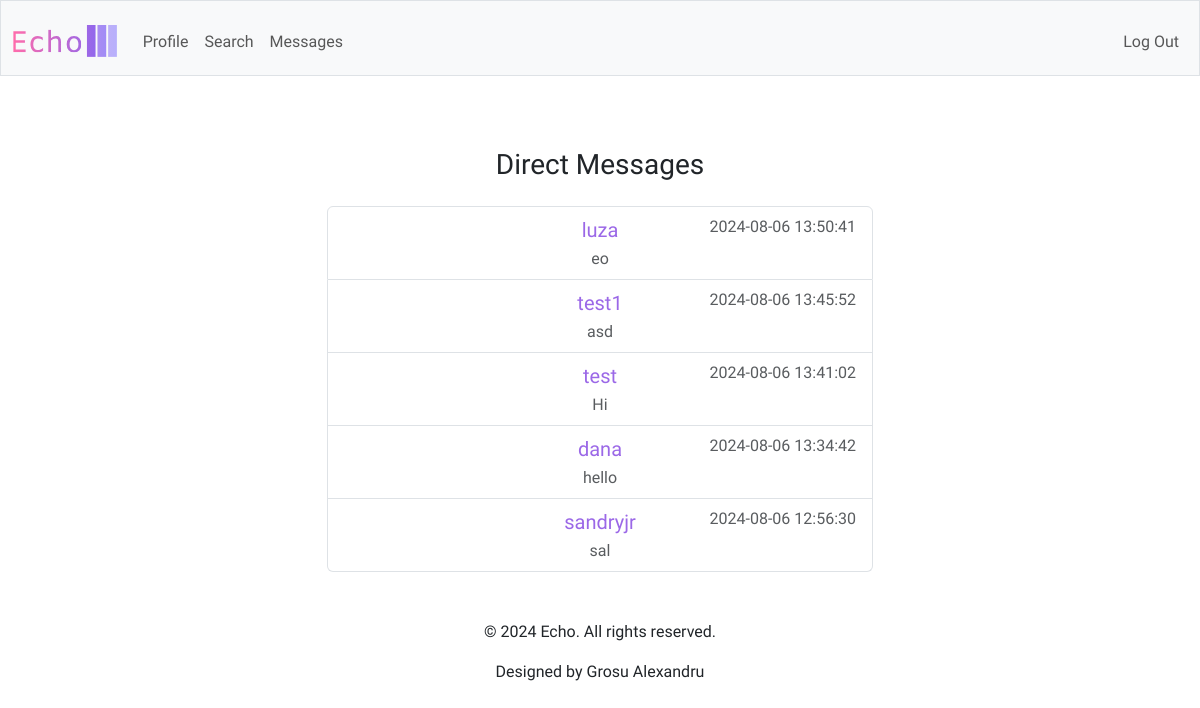
Page /messages (signed in) on the committed database.
### tables this page shows
CREATE TABLE conversations (
    id INTEGER PRIMARY KEY AUTOINCREMENT,
    created_at TIMESTAMP DEFAULT CURRENT_TIMESTAMP
);

### app.py (the view)
@app.route('/messages')
@login_required
def messages():
    user_id = session['user_id']
    conversations = db.execute('''
        SELECT c.id, u.username, MAX(m.created_at) AS last_message_time,
               (SELECT content FROM messages m2
                WHERE m2.conversation_id = c.id
                ORDER BY m2.created_at DESC
                LIMIT 1) AS last_message
        FROM conversations c
        JOIN conversation_participants cp1 ON c.id = cp1.conversation_id
        JOIN conversation_participants cp2 ON c.id = cp2.conversation_id
        JOIN users u ON cp2.user_id = u.id
        LEFT JOIN messages m ON c.id = m.conversation_id
        WHERE cp1.user_id = ?
          AND cp2.user_id != cp1.user_id
          AND NOT EXISTS (
              SELECT 1 FROM blocks b
              WHERE b.blocker_id = cp1.user_id AND b.blocked_id = cp2.user_id
          )
        GROUP BY c.id, u.username
        ORDER BY last_message_time DESC
    ''', user_id)
    return render_template('messages.html', conversations=conversations)

### app.py (called while the page is built)
@app.after_request
def after_request(response):
    response.headers["Cache-Control"] = "no-cache, no-store, must-revalidate"
    response.headers["Expires"] = 0
    response.headers["Pragma"] = "no-cache"
    return response

### helpers.py (called while the page is built)
def login_required(f):
    @wraps(f)
    def decorated_function(*args, **kwargs):
        if session.get("user_id") is None:
            return redirect("/login")
        return f(*args, **kwargs)
    return decorated_function

### templates/messages.html (shortened to what this page needs)
{% extends "layout.html" %}
{% block main %}
    <div class="container">
        <h3 class="my-4">Direct Messages</h3>
        {% if conversations %}
            <ul class="list-group mx-auto w-50">
                {% for conversation in conversations %}
                    <li class="list-group-item position-relative">
                        <a href="{{ url_for('conversation', conversation_id=conversation['id']) }}" class="purple text-decoration-none position-absolute start-50 translate-middle-x fs-5">
                            {{ conversation['username'] }}
                        </a>
                        <span class="text-muted position-relative float-end">{{ conversation['last_message_time'] }}</span>
                        <br>
                        <div class="mt-2 text-muted position-relative text-center text-truncate" style="max-width: 100%;">
                            {{ conversation['last_message'] }}
                        </div>
                    </li>
                {% endfor %}
            </ul>
        {% else %}
            <div class="d-flex justify-content-center align-items-center" style="height: 300px;">
                <p class="text-center text-muted">You don’t have any direct messages yet. Start a conversation with someone to get chatting!</p>
            </div>
        {% endif %}
    </div>
{% endblock %}

### static/styles.css (style rules this page uses)
body { font-family: "Amiko", sans-serif; }
.purple { color: #9b68e7; }

### rows in the picture
conversations: username "luza", last_message_time "2024-08-06 13:50:41", last_message "eo"
conversations: username "test1", last_message_time "2024-08-06 13:45:52", last_message "asd"
conversations: username "test", last_message_time "2024-08-06 13:41:02", last_message "Hi"
conversations: username "dana", last_message_time "2024-08-06 13:34:42", last_message "hello"
conversations: username "sandryjr", last_message_time "2024-08-06 12:56:30", last_message "sal"
